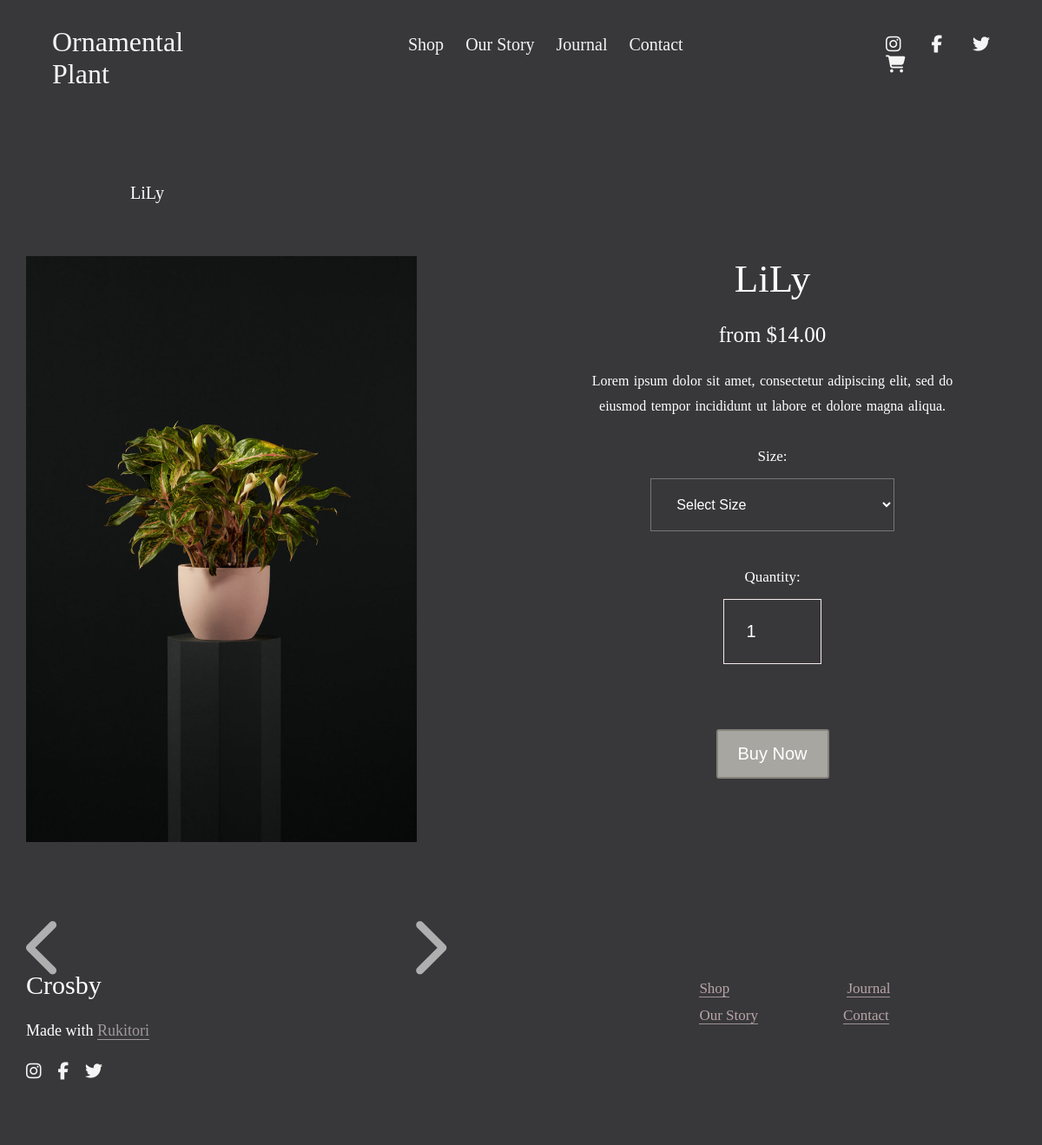
The app's page /product/2 with its own data.
### shop/models.py (models this page shows)
class Product(models.Model):
    name = models.CharField(max_length=100)
    cost = models.IntegerField()
    image1 = models.ImageField(null=True, blank=True, upload_to="images/")
    image2 = models.ImageField(null=True, blank=True, upload_to="images/")
    quantity = models.IntegerField()

### shop/views.py (the view)
# urls.py: path('product/<int:product_id>', views.product, name="product"),
def product(request, product_id):
    product = Product.objects.get(id=product_id)
    return render(request, 'shop/product.html', {'product': product})

### shop/templates/shop/product.html (shortened to what this page needs)
{% load static %}
<!DOCTYPE html>
<html lang="en">
<head>
  <link rel="stylesheet" href="{% static 'shop/vendors/css/grid.css' %}" />
  <link rel="stylesheet" href="{% static 'shop/resources/css/product.css' %}" />
</head>
<body>
  <header class="header">
    <nav class="sticky">
      <div class="header-title">
        <div class="header-title-text">
          <a href="{% url 'home' %}">Ornamental Plant</a>
        </div>
      </div>
      <div class="header-nav">
        <ul class="main-nav">
          <li><a href="{% url 'shopPage' %}">Shop</a></li>
          <li><a href="{% url 'story' %}">Our Story</a></li>
          <li id="journal"><a href="{% url 'journal' %}">Journal</a></li>
          <li><a href="{% url 'contact' %}">Contact</a></li>
        </ul>
      </div>
      <div class="header-actions">
        <ul class="socials">
          <li>
            <a href="https://www.instagram.com/"><i class="fab fa-instagram"></i></a>
          </li>
          <li>
            <a href="https://www.facebook.com/"><i class="fab fa-facebook-f"></i></a>
          </li>
          <li>
            <a href="https://twitter.com/"><i class="fab fa-twitter"></i></a>
          </li>
          <li>
            <a href="{% url 'seenDeals' %}"><i class="fas fa-shopping-cart"></i></a>
          </li>
        </ul>
      </div>
    </nav>
  </header>
  <section class="product-details">
    <form action="{% url 'saveDeal'  product.id %}" method="POST">
      <p class="head">{{ product.name }}</p>
      <div class="row">
        <div class="col span-1-of-2">
          <div class="box-slide">
            <div class="product-img active"><img src="{{ product.image1.url }}" id="img1"></div>
          </div>
          <div class="btn-slide">
            <span id="btn-prev"><i class="fas fa-chevron-left"></i></span>
            <span id="btn-next"><i class="fas fa-chevron-right"></i></span>
          </div>
        </div>
        <div class="col span-1-of-2">
          <div class="form">
            <h1>{{ product.name }}</h1>
            <h2 id="cost">from ${{ product.cost }}.00</h2>
            <p>
              Lorem ipsum dolor sit amet, consectetur adipiscing elit, sed do
              <br />
              eiusmod tempor incididunt ut labore et dolore magna aliqua.
            </p>
            <form method="POST" action="">
              <label>Size:</label>
              <br />
              <select onchange="validate(this)" name="size">
                <option value="select">Select Size</option>
              </select>
              <br />
              <label>Quantity:</label>
              <br />
              <input type="number" max="9999" min="1" value="1" name="quantity" />
            </form>
            <div class="buy">
              <input type="submit" value="Buy Now" />
            </div>
          </div>
        </div>
      </div>
    </form>
  </section>
  <section class="section-end">
    <div class="row">
      <div class="col span-1-of-2 box-end">
        <h4>Crosby</h4>
        <h5>Made with <a href="#">Rukitori</a></h5>
        <ul class="socials-end">
          <li>
            <a href="https://instagram.com/"><i class="fab fa-instagram"></i></a>
          </li>
          <li>
            <a href="https://facebook.com/"><i class="fab fa-facebook-f"></i></a>
          </li>
          <li>
            <a href="https://twitter.com/"><i class="fab fa-twitter"></i></a>
          </li>
        </ul>
      </div>
      <div class="col span-1-of-2">
        <ul class="nav-end-1">
          <li><a href="{% url 'shopPage' %}">Shop</a></li>
          <li><a href="{% url 'journal' %}">Journal</a></li>
        </ul>
        <ul class="nav-end-2">
          <li><a href="{% url 'story' %}">Our Story</a></li>
          <li><a href="{% url 'contact' %}">Contact</a></li>
        </ul>
      </div>
    </div>
  </section>
</body>
</html>

### shop/static/shop/resources/css/product.css (style rules this page uses)
* { margin: 0; padding: 0; box-sizing: border-box; }
body { overflow-x: hidden; }
html { background-color: #ffffff; color: #5a5a5a; font-family: "Playfair Display", serif; font-size: 20px; text-rendering: optimizeLegibility; }
.row { width: 1140px; margin: 0 auto; }
a { text-decoration: none; color: whitesmoke; }
ul { list-style: none; }
li { display: inline-block; }
.header { background-color: #38383b; height: 16vmax; }
.header-title { width: 25%; float: left; }
.header-nav { width: 50%; float: left; }
.header-actions { width: 25%; float: left; }
.header-title-text { margin: 30px 60px; }
.header-title-text a { font-size: 32px; font-weight: 400; }
.socials { margin-left: 40%; margin-top: 40px; }
.main-nav { margin-left: 25%; margin-top: 40px; }
.main-nav li { margin-left: 20px; }
.socials li { margin-right: 30px; }
.sticky { position: fixed; top: 0; left: 0; width: 100%; z-index: 900; }
.head { color: white; margin-left: 12.5%; margin-bottom: 50px; }
.product-details { background-color: #38383b; }
#img1 { width: 60%; }
.box-slide { width: 100%; overflow: hidden; }
.product-img { opacity: 0; visibility: hidden; position: absolute; }
.product-img.active { opacity: 1; visibility: visible; }
.btn-slide span { color: white; font-size: 70px; opacity: 0.6; cursor: pointer; }
#btn-prev { position: absolute; top: 80%; z-index: 10; }
#btn-next { position: absolute; top: 80%; left: 39.2%; z-index: 10; }
.form { color: #ffffff; text-align: center; }
.form h1 { font-size: 45px; font-weight: 100; margin-bottom: 25px; }
.form h2 { font-size: 25px; font-weight: 100; margin-bottom: 25px; }
.form p { font-size: 16px; word-spacing: 1.5px; line-height: 180%; margin-bottom: 30px; }
label { font-size: 17px; }
select { width: 50%; padding: 20px 25px; background-color: #38383b; color: white; font-size: 16px; font-weight: 100; margin-top: 15px; margin-bottom: 40px; outline: none; cursor: pointer; }
option { background-color: white; color: #000; }
input { width: 20%; padding: 25px; font-size: 20px; margin-top: 15px; background-color: #38383b; outline: none; color: white; border: 1px groove rgb(247, 233, 233); }
.buy { margin-top: 60px; }
.buy input { width: 130px; background-color: #a8a6a1; padding: 15px 10px; border-radius: 3px; border: 2px solid #85827a; outline: none; cursor: pointer; }
.section-end { background-color: #38383b; padding-top: 15vmax; padding-bottom: 5vmax; }
.box-end h4 { font-size: 30px; color: white; font-weight: 100; margin-bottom: 25px; }
.box-end h5 { font-size: 18px; color: white; font-weight: 100; margin-bottom: 25px; }
.box-end h5 a { color: rgb(161, 153, 153); border-bottom: 1px solid rgb(161, 153, 153); }
.socials-end li { margin-right: 14px; }
.nav-end-1, .nav-end-2 { margin-left: 35%; margin-top: 8px; }
.nav-end-1 li a, .nav-end-2 li a { color: rgb(184, 165, 165); font-size: 17px; border-bottom: 1px solid rgb(160, 146, 146); }
.nav-end-1 li { margin-right: 130px; }
.nav-end-2 li { margin-right: 93px; }

### records on screen
Product: name "LiLy", image1 (picture), cost "14"
